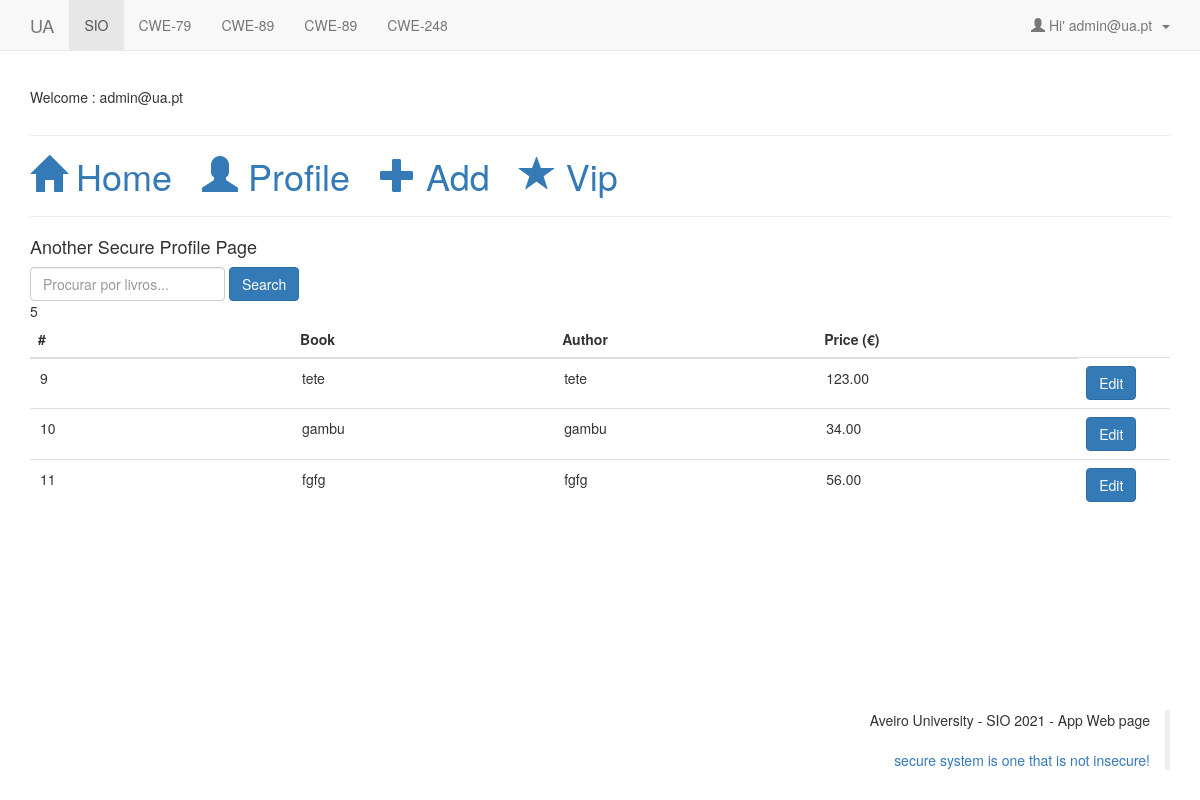
The app's page /app/profile.php (signed in) with its own data.
### tables this page shows
CREATE TABLE `users` (
  `user_id` int NOT NULL AUTO_INCREMENT,
  `user_name` varchar(15) NOT NULL,
  `user_email` varchar(40) NOT NULL,
  `user_pass` varchar(255) NOT NULL,
  `joining_date` timestamp NOT NULL DEFAULT CURRENT_TIMESTAMP,
  `user_type` varchar(40) NOT NULL,
  PRIMARY KEY (`user_id`)
);

CREATE TABLE `books` (
  `id` bigint unsigned NOT NULL AUTO_INCREMENT,
  `name` varchar(45) DEFAULT NULL,
  `author` varchar(45) DEFAULT NULL,
  `price` decimal(10,2) DEFAULT NULL,
  `user_id` int NOT NULL,
  PRIMARY KEY (`id`),
  UNIQUE KEY `id` (`id`)
);

### app/class.user.php (called while the page is built, shortened)
<?php
class USER
{
	private $conn;
	public function __construct()
	{
		$database = new Database();
		$db = $database->dbConnection();
		$this->conn = $db;
    }
	public function runQuery($sql)
	{
		$stmt = $this->conn->prepare($sql);
		return $stmt;
	}
}
?>

### app/profile.php (the view, shortened to what this page needs)
<?php include "header.php";?>
        <p class="h4">Another Secure Profile Page</p>
        <form action="" class="form-inline">
        <input type="text" id="book_search" class="form-control rounded" placeholder="Procurar por livros...">
        <a type="button" name="book_search_button" id="book_search_button" class="btn btn-primary" href="#" role="button">Search</a>
        </form>
        <table class="table" id="tab_livros">
            <thead>
            <tr>
                <th scope="col">#</th>
                <th scope="col">Book</th>
                <th scope="col">Author</th>
                <th scope="col">Price (€)</th>
            </tr>
            </thead>
            <tbody id="books_tbody">
            <?php
            global $connection;
            $query = "select * from books where user_id in (select user_id from users where user_id = " .  $userRow['user_id']  . ");";
            $result = mysqli_query($connection, $query);
            if ($result->num_rows > 0) {
              print_r($userRow['user_id']);
                while ($row = mysqli_fetch_array($result)) {
                    ?>
                    <form action="book_edit.php" method="POST">
                    <tr>
                    <td><input style="border-width:0px;border:none;"type="text" name='id_book' value='<?php echo $row[0] ?>' readonly="readonly"></td>
                    <td><input style="border-width:0px;border:none;" type="text" name='name_book' value='<?php echo $row[1] ?>' readonly="readonly"></td>
                    <td><input style="border-width:0px;border:none;" type="text" name='author_book' value='<?php echo $row[2] ?>' readonly="readonly"></td>
                    <td><input style="border-width:0px;border:none;" type="text" name='price_book' value='<?php echo $row[3] ?>' readonly="readonly"></td>
                    <td><input type=submit class='btn btn-primary' value='Edit' name='submit1'></td>
                    </tr>
                    </form>
                    <?php
                }
            } else {
                echo "0 results";
            }
            ?>
            </tbody>
        </table>
<?php include "footer.php";?>

### app/header.php (shortened to what this page needs)
<?php
	require_once("class.user.php");
	$auth_user = new USER();
	$user_id = $_SESSION['user_session'];
	$stmt = $auth_user->runQuery("SELECT * FROM users WHERE user_id=:user_id");
	$stmt->execute(array(":user_id"=>$user_id));
	$userRow=$stmt->fetch(PDO::FETCH_ASSOC);
?>
<!DOCTYPE html PUBLIC "-//W3C//DTD XHTML 1.0 Transitional//EN" "http://www.w3.org/TR/xhtml1/DTD/xhtml1-transitional.dtd">
<html xmlns="http://www.w3.org/1999/xhtml">
<head>
<link rel="stylesheet" href="https://maxcdn.bootstrapcdn.com/bootstrap/3.4.1/css/bootstrap.min.css">
</head>
<body>
<nav class="navbar navbar-default navbar-fixed-top">
    <div class="container">
        <div class="navbar-header">
            <a class="navbar-brand" href="https://www.ua.pt/" target="_blank">UA</a>
        </div>
        <div id="navbar" class="navbar-collapse collapse">
            <ul class="nav navbar-nav">
                <li class="active"><a href="http://sweet.ua.pt/jpbarraca/course/sio-2021/main/" target="_blank">SIO</a>
                </li>
                <li><a href="https://cwe.mitre.org/data/definitions/79.html" target="_blank">CWE-79</a></li>
                <li><a href="https://cwe.mitre.org/data/definitions/89.html" target="_blank">CWE-89</a></li>
                <li><a href="https://cwe.mitre.org/data/definitions/89.html" target="_blank">CWE-89</a></li>
                <li><a href="https://cwe.mitre.org/data/definitions/284.html" target="_blank">CWE-248</a></li>
            </ul>
            <ul class="nav navbar-nav navbar-right">
                <li class="dropdown">
                    <a href="#" class="dropdown-toggle" data-toggle="dropdown" role="button" aria-haspopup="true"
                       aria-expanded="false">
                        <span class="glyphicon glyphicon-user"></span>&nbsp;Hi' <?php echo $userRow['user_email']; ?>
                        &nbsp;<span class="caret"></span></a>
                </li>
            </ul>
        </div>
    </div>
</nav>
<div class="container-fluid" style="margin-top:80px;">
    <div class="container">
        <label class="h5">Welcome : <?php print($userRow['user_name']); ?></label>
        <hr/>
        <h1>
            <a href="home.php"><span class="glyphicon glyphicon-home"></span> Home</a> &nbsp;
            <a href="profile.php"><span class="glyphicon glyphicon-user"></span> Profile</a> &nbsp;
            <a href="book_add.php"><span class="glyphicon glyphicon-plus"></span> Add</a> &nbsp;
            <?php
            if ($_SESSION['user_type'] == 'admin') {
                echo '<a href="vip.php"><span class="glyphicon glyphicon-star"></span> Vip</a>';
            }
            ?>
        </h1>
        <hr/>

### records on screen
users: user_email "admin@ua.pt", user_name "admin@ua.pt"
books: id_book "9", name_book "tete", author_book "tete", price_book "123.00"
books: id_book "10", name_book "gambu", author_book "gambu", price_book "34.00"
books: id_book "11", name_book "fgfg", author_book "fgfg", price_book "56.00"
